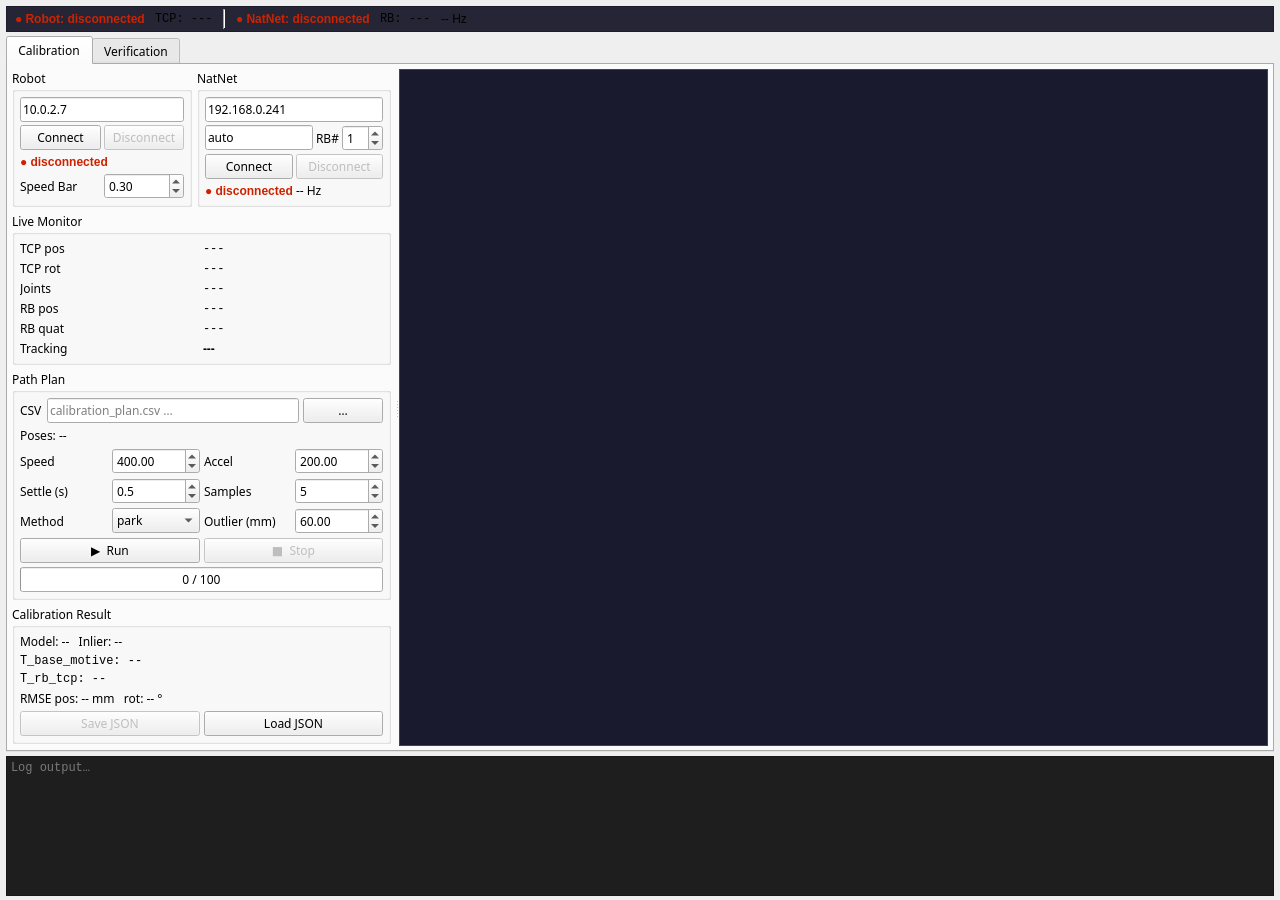
<?xml version="1.0" encoding="UTF-8"?>
<ui version="4.0">
 <author>IAE</author>
 <class>MainWindow</class>
 <widget class="QMainWindow" name="MainWindow">

  <property name="geometry">
   <rect><x>0</x><y>0</y><width>1280</width><height>900</height></rect>
  </property>
  <property name="font">
   <font><family>NanumSquare</family></font>
  </property>
  <property name="windowTitle">
   <string>Calibration &amp; Verification Tool</string>
  </property>

  <widget class="QWidget" name="centralwidget">
   <layout class="QVBoxLayout" name="layout_main">
    <property name="spacing"><number>4</number></property>
    <property name="leftMargin"><number>6</number></property>
    <property name="topMargin"><number>6</number></property>
    <property name="rightMargin"><number>6</number></property>
    <property name="bottomMargin"><number>4</number></property>

    <!-- ═══════════════ GLOBAL STATUS STRIP ═══════════════ -->
    <item>
     <widget class="QFrame" name="frame_status_bar">
      <property name="frameShape"><enum>QFrame::StyledPanel</enum></property>
      <property name="maximumHeight"><number>28</number></property>
      <property name="styleSheet">
       <string>QFrame#frame_status_bar { background: #252535; border-bottom: 1px solid #444; }</string>
      </property>
      <layout class="QHBoxLayout" name="hl_status_bar">
       <property name="spacing"><number>10</number></property>
       <property name="leftMargin"><number>8</number></property>
       <property name="topMargin"><number>2</number></property>
       <property name="rightMargin"><number>8</number></property>
       <property name="bottomMargin"><number>2</number></property>

       <item>
        <widget class="QLabel" name="lbl_hdr_robot_status">
         <property name="text"><string>● Robot: disconnected</string></property>
         <property name="styleSheet"><string>color: #cc2200; font-weight: bold;</string></property>
        </widget>
       </item>
       <item>
        <widget class="QLabel" name="lbl_hdr_tcp">
         <property name="text"><string>TCP: ---</string></property>
         <property name="font"><font><family>Courier New</family><pointsize>9</pointsize></font></property>
        </widget>
       </item>

       <item>
        <widget class="QFrame">
         <property name="frameShape"><enum>QFrame::VLine</enum></property>
         <property name="frameShadow"><enum>QFrame::Sunken</enum></property>
        </widget>
       </item>

       <item>
        <widget class="QLabel" name="lbl_hdr_natnet_status">
         <property name="text"><string>● NatNet: disconnected</string></property>
         <property name="styleSheet"><string>color: #cc2200; font-weight: bold;</string></property>
        </widget>
       </item>
       <item>
        <widget class="QLabel" name="lbl_hdr_rb_pos">
         <property name="text"><string>RB: ---</string></property>
         <property name="font"><font><family>Courier New</family><pointsize>9</pointsize></font></property>
        </widget>
       </item>
       <item>
        <widget class="QLabel" name="lbl_hdr_natnet_fps">
         <property name="text"><string>-- Hz</string></property>
        </widget>
       </item>

       <item>
        <spacer>
         <property name="orientation"><enum>Qt::Horizontal</enum></property>
         <property name="sizeHint" stdset="0"><size><width>40</width><height>20</height></size></property>
        </spacer>
       </item>
      </layout>
     </widget>
    </item>

    <!-- ═══════════════ TAB WIDGET ═══════════════ -->
    <item>
     <widget class="QTabWidget" name="tab_widget">
      <property name="currentIndex"><number>0</number></property>

      <!-- ─────────────────────────────────────────
           TAB 1 · Calibration
           ───────────────────────────────────────── -->
      <widget class="QWidget" name="tab_calibration">
       <attribute name="title"><string>Calibration</string></attribute>
       <layout class="QVBoxLayout" name="vl_calib_tab">
        <property name="spacing"><number>0</number></property>
        <property name="leftMargin"><number>4</number></property>
        <property name="topMargin"><number>4</number></property>
        <property name="rightMargin"><number>4</number></property>
        <property name="bottomMargin"><number>4</number></property>

        <item>
         <widget class="QSplitter" name="splitter_calib">
          <property name="orientation"><enum>Qt::Horizontal</enum></property>

          <!-- ════════════ Left control panel ════════════ -->
          <widget class="QWidget" name="panel_calib_left">
           <property name="minimumWidth"><number>370</number></property>
           <property name="maximumWidth"><number>460</number></property>
           <layout class="QVBoxLayout" name="vl_calib_left">
            <property name="spacing"><number>5</number></property>
            <property name="leftMargin"><number>0</number></property>
            <property name="topMargin"><number>0</number></property>
            <property name="rightMargin"><number>4</number></property>
            <property name="bottomMargin"><number>0</number></property>

            <!-- ── Robot + NatNet side by side ── -->
            <item>
             <layout class="QHBoxLayout" name="hl_conn">
              <property name="spacing"><number>5</number></property>

              <!-- Robot -->
              <item>
               <widget class="QGroupBox" name="grp_robot">
                <property name="title"><string>Robot</string></property>
                <layout class="QVBoxLayout" name="vl_robot">
                 <property name="spacing"><number>3</number></property>
                 <property name="leftMargin"><number>5</number></property>
                 <property name="topMargin"><number>5</number></property>
                 <property name="rightMargin"><number>5</number></property>
                 <property name="bottomMargin"><number>5</number></property>

                 <item>
                  <widget class="QLineEdit" name="edit_robot_ip">
                   <property name="text"><string>10.0.2.7</string></property>
                   <property name="placeholderText"><string>Robot IP</string></property>
                  </widget>
                 </item>

                 <item>
                  <layout class="QHBoxLayout">
                   <item>
                    <widget class="QPushButton" name="btn_robot_connect">
                     <property name="text"><string>Connect</string></property>
                    </widget>
                   </item>
                   <item>
                    <widget class="QPushButton" name="btn_robot_disconnect">
                     <property name="text"><string>Disconnect</string></property>
                     <property name="enabled"><bool>false</bool></property>
                    </widget>
                   </item>
                  </layout>
                 </item>

                 <item>
                  <layout class="QHBoxLayout">
                   <item>
                    <widget class="QLabel" name="lbl_robot_status">
                     <property name="text"><string>● disconnected</string></property>
                     <property name="styleSheet"><string>color: #cc2200; font-weight: bold;</string></property>
                    </widget>
                   </item>
                  </layout>
                 </item>

                 <item>
                  <layout class="QHBoxLayout">
                   <item><widget class="QLabel"><property name="text"><string>Speed Bar</string></property></widget></item>
                   <item>
                    <widget class="QDoubleSpinBox" name="spin_speed_bar">
                     <property name="minimum"><double>0.01</double></property>
                     <property name="maximum"><double>1.0</double></property>
                     <property name="singleStep"><double>0.05</double></property>
                     <property name="decimals"><number>2</number></property>
                     <property name="value"><double>0.30</double></property>
                    </widget>
                   </item>
                  </layout>
                 </item>

                </layout>
               </widget>
              </item>

              <!-- NatNet -->
              <item>
               <widget class="QGroupBox" name="grp_natnet">
                <property name="title"><string>NatNet</string></property>
                <layout class="QVBoxLayout" name="vl_natnet">
                 <property name="spacing"><number>3</number></property>
                 <property name="leftMargin"><number>5</number></property>
                 <property name="topMargin"><number>5</number></property>
                 <property name="rightMargin"><number>5</number></property>
                 <property name="bottomMargin"><number>5</number></property>

                 <item>
                  <widget class="QLineEdit" name="edit_natnet_server">
                   <property name="text"><string>192.168.0.241</string></property>
                   <property name="placeholderText"><string>Server IP</string></property>
                  </widget>
                 </item>

                 <item>
                  <layout class="QHBoxLayout">
                   <item>
                    <widget class="QLineEdit" name="edit_natnet_client">
                     <property name="text"><string>auto</string></property>
                     <property name="placeholderText"><string>Client IP</string></property>
                    </widget>
                   </item>
                   <item><widget class="QLabel"><property name="text"><string>RB#</string></property></widget></item>
                   <item>
                    <widget class="QSpinBox" name="spin_rb_id">
                     <property name="minimum"><number>0</number></property>
                     <property name="maximum"><number>99</number></property>
                     <property name="value"><number>1</number></property>
                     <property name="maximumWidth"><number>50</number></property>
                    </widget>
                   </item>
                  </layout>
                 </item>

                 <item>
                  <layout class="QHBoxLayout">
                   <item>
                    <widget class="QPushButton" name="btn_natnet_connect">
                     <property name="text"><string>Connect</string></property>
                    </widget>
                   </item>
                   <item>
                    <widget class="QPushButton" name="btn_natnet_disconnect">
                     <property name="text"><string>Disconnect</string></property>
                     <property name="enabled"><bool>false</bool></property>
                    </widget>
                   </item>
                  </layout>
                 </item>

                 <item>
                  <layout class="QHBoxLayout">
                   <item>
                    <widget class="QLabel" name="lbl_natnet_status">
                     <property name="text"><string>● disconnected</string></property>
                     <property name="styleSheet"><string>color: #cc2200; font-weight: bold;</string></property>
                    </widget>
                   </item>
                   <item>
                    <widget class="QLabel" name="lbl_natnet_fps">
                     <property name="text"><string>-- Hz</string></property>
                    </widget>
                   </item>
                  </layout>
                 </item>

                </layout>
               </widget>
              </item>

             </layout>
            </item>

            <!-- ── Live Monitor GroupBox ── -->
            <item>
             <widget class="QGroupBox" name="grp_monitor">
              <property name="title"><string>Live Monitor</string></property>
              <layout class="QGridLayout" name="grid_monitor">
               <property name="spacing"><number>3</number></property>
               <property name="leftMargin"><number>5</number></property>
               <property name="topMargin"><number>5</number></property>
               <property name="rightMargin"><number>5</number></property>
               <property name="bottomMargin"><number>5</number></property>

               <item row="0" column="0">
                <widget class="QLabel"><property name="text"><string>TCP pos</string></property></widget>
               </item>
               <item row="0" column="1">
                <widget class="QLabel" name="lbl_tcp_pos">
                 <property name="text"><string>---</string></property>
                 <property name="font"><font><family>Courier New</family><pointsize>9</pointsize></font></property>
                </widget>
               </item>

               <item row="1" column="0">
                <widget class="QLabel"><property name="text"><string>TCP rot</string></property></widget>
               </item>
               <item row="1" column="1">
                <widget class="QLabel" name="lbl_tcp_rot">
                 <property name="text"><string>---</string></property>
                 <property name="font"><font><family>Courier New</family><pointsize>9</pointsize></font></property>
                </widget>
               </item>

               <item row="2" column="0">
                <widget class="QLabel"><property name="text"><string>Joints</string></property></widget>
               </item>
               <item row="2" column="1">
                <widget class="QLabel" name="lbl_joints">
                 <property name="text"><string>---</string></property>
                 <property name="font"><font><family>Courier New</family><pointsize>9</pointsize></font></property>
                </widget>
               </item>

               <item row="3" column="0">
                <widget class="QLabel"><property name="text"><string>RB pos</string></property></widget>
               </item>
               <item row="3" column="1">
                <widget class="QLabel" name="lbl_rb_pos">
                 <property name="text"><string>---</string></property>
                 <property name="font"><font><family>Courier New</family><pointsize>9</pointsize></font></property>
                </widget>
               </item>

               <item row="4" column="0">
                <widget class="QLabel"><property name="text"><string>RB quat</string></property></widget>
               </item>
               <item row="4" column="1">
                <widget class="QLabel" name="lbl_rb_quat">
                 <property name="text"><string>---</string></property>
                 <property name="font"><font><family>Courier New</family><pointsize>9</pointsize></font></property>
                </widget>
               </item>

               <item row="5" column="0">
                <widget class="QLabel"><property name="text"><string>Tracking</string></property></widget>
               </item>
               <item row="5" column="1">
                <widget class="QLabel" name="lbl_rb_tracking">
                 <property name="text"><string>---</string></property>
                 <property name="styleSheet"><string>font-weight: bold;</string></property>
                </widget>
               </item>

              </layout>
             </widget>
            </item>

            <!-- ── Path Plan GroupBox ── -->
            <item>
             <widget class="QGroupBox" name="grp_path_plan">
              <property name="title"><string>Path Plan</string></property>
              <layout class="QVBoxLayout" name="vl_path_plan">
               <property name="spacing"><number>4</number></property>
               <property name="leftMargin"><number>5</number></property>
               <property name="topMargin"><number>5</number></property>
               <property name="rightMargin"><number>5</number></property>
               <property name="bottomMargin"><number>5</number></property>

               <item>
                <layout class="QHBoxLayout">
                 <item><widget class="QLabel"><property name="text"><string>CSV</string></property></widget></item>
                 <item>
                  <widget class="QLineEdit" name="edit_calib_csv">
                   <property name="readOnly"><bool>true</bool></property>
                   <property name="placeholderText"><string>calibration_plan.csv …</string></property>
                  </widget>
                 </item>
                 <item>
                  <widget class="QPushButton" name="btn_browse_calib_csv">
                   <property name="text"><string>…</string></property>
                   <property name="maximumWidth"><number>32</number></property>
                  </widget>
                 </item>
                </layout>
               </item>

               <item>
                <widget class="QLabel" name="lbl_pose_count">
                 <property name="text"><string>Poses: --</string></property>
                </widget>
               </item>

               <item>
                <layout class="QHBoxLayout">
                 <item><widget class="QLabel"><property name="text"><string>Speed</string></property></widget></item>
                 <item>
                  <widget class="QDoubleSpinBox" name="spin_calib_speed">
                   <property name="maximum"><double>2000.0</double></property>
                   <property name="singleStep"><double>50.0</double></property>
                   <property name="value"><double>400.0</double></property>
                  </widget>
                 </item>
                 <item><widget class="QLabel"><property name="text"><string>Accel</string></property></widget></item>
                 <item>
                  <widget class="QDoubleSpinBox" name="spin_calib_accel">
                   <property name="maximum"><double>4000.0</double></property>
                   <property name="singleStep"><double>50.0</double></property>
                   <property name="value"><double>200.0</double></property>
                  </widget>
                 </item>
                </layout>
               </item>

               <item>
                <layout class="QHBoxLayout">
                 <item><widget class="QLabel"><property name="text"><string>Settle (s)</string></property></widget></item>
                 <item>
                  <widget class="QDoubleSpinBox" name="spin_settle_time">
                   <property name="minimum"><double>0.1</double></property>
                   <property name="maximum"><double>10.0</double></property>
                   <property name="singleStep"><double>0.1</double></property>
                   <property name="decimals"><number>1</number></property>
                   <property name="value"><double>0.5</double></property>
                  </widget>
                 </item>
                 <item><widget class="QLabel"><property name="text"><string>Samples</string></property></widget></item>
                 <item>
                  <widget class="QSpinBox" name="spin_sample_count">
                   <property name="minimum"><number>1</number></property>
                   <property name="maximum"><number>30</number></property>
                   <property name="value"><number>5</number></property>
                  </widget>
                 </item>
                </layout>
               </item>

               <item>
                <layout class="QHBoxLayout">
                 <item><widget class="QLabel"><property name="text"><string>Method</string></property></widget></item>
                 <item>
                  <widget class="QComboBox" name="cbx_handeye_method">
                   <item><property name="text"><string>park</string></property></item>
                   <item><property name="text"><string>tsai</string></property></item>
                   <item><property name="text"><string>horaud</string></property></item>
                   <item><property name="text"><string>andreff</string></property></item>
                   <item><property name="text"><string>daniilidis</string></property></item>
                  </widget>
                 </item>
                 <item><widget class="QLabel"><property name="text"><string>Outlier (mm)</string></property></widget></item>
                 <item>
                  <widget class="QDoubleSpinBox" name="spin_outlier_mm">
                   <property name="minimum"><double>0.0</double></property>
                   <property name="maximum"><double>500.0</double></property>
                   <property name="singleStep"><double>5.0</double></property>
                   <property name="value"><double>60.0</double></property>
                  </widget>
                 </item>
                </layout>
               </item>

               <item>
                <layout class="QHBoxLayout">
                 <item>
                  <widget class="QPushButton" name="btn_run_calib">
                   <property name="text"><string>▶  Run</string></property>
                  </widget>
                 </item>
                 <item>
                  <widget class="QPushButton" name="btn_stop_calib">
                   <property name="text"><string>■  Stop</string></property>
                   <property name="enabled"><bool>false</bool></property>
                  </widget>
                 </item>
                </layout>
               </item>

               <item>
                <widget class="QProgressBar" name="progress_calib">
                 <property name="value"><number>0</number></property>
                 <property name="textVisible"><bool>true</bool></property>
                 <property name="format"><string>%v / %m</string></property>
                </widget>
               </item>

              </layout>
             </widget>
            </item>

            <!-- ── Calibration Result GroupBox ── -->
            <item>
             <widget class="QGroupBox" name="grp_calib_result">
              <property name="title"><string>Calibration Result</string></property>
              <layout class="QVBoxLayout" name="vl_calib_result">
               <property name="spacing"><number>4</number></property>
               <property name="leftMargin"><number>5</number></property>
               <property name="topMargin"><number>5</number></property>
               <property name="rightMargin"><number>5</number></property>
               <property name="bottomMargin"><number>5</number></property>

               <item>
                <widget class="QLabel" name="lbl_calib_model">
                 <property name="text"><string>Model: --   Inlier: --</string></property>
                </widget>
               </item>

               <item>
                <widget class="QLabel" name="lbl_calib_t_base_motive">
                 <property name="text"><string>T_base_motive: --</string></property>
                 <property name="font"><font><family>Courier New</family><pointsize>9</pointsize></font></property>
                 <property name="wordWrap"><bool>true</bool></property>
                </widget>
               </item>

               <item>
                <widget class="QLabel" name="lbl_calib_t_rb_tcp">
                 <property name="text"><string>T_rb_tcp: --</string></property>
                 <property name="font"><font><family>Courier New</family><pointsize>9</pointsize></font></property>
                 <property name="wordWrap"><bool>true</bool></property>
                </widget>
               </item>

               <item>
                <widget class="QLabel" name="lbl_calib_rmse">
                 <property name="text"><string>RMSE pos: -- mm   rot: -- °</string></property>
                </widget>
               </item>

               <item>
                <layout class="QHBoxLayout">
                 <item>
                  <widget class="QPushButton" name="btn_save_calib">
                   <property name="text"><string>Save JSON</string></property>
                   <property name="enabled"><bool>false</bool></property>
                  </widget>
                 </item>
                 <item>
                  <widget class="QPushButton" name="btn_load_calib">
                   <property name="text"><string>Load JSON</string></property>
                  </widget>
                 </item>
                </layout>
               </item>

              </layout>
             </widget>
            </item>

            <item>
             <spacer name="spacer_calib_left_v">
              <property name="orientation"><enum>Qt::Vertical</enum></property>
              <property name="sizeHint" stdset="0"><size><width>20</width><height>10</height></size></property>
             </spacer>
            </item>

           </layout>
          </widget>
          <!-- End left panel -->

          <!-- ════════════ Right: 3D trajectory plot ════════════ -->
          <widget class="QWidget" name="widget_calib_plot">
           <property name="sizePolicy">
            <sizepolicy hsizetype="Expanding" vsizetype="Expanding">
             <horstretch>1</horstretch>
             <verstretch>1</verstretch>
            </sizepolicy>
           </property>
           <property name="minimumSize">
            <size><width>400</width><height>300</height></size>
           </property>
           <property name="styleSheet">
            <string>QWidget#widget_calib_plot { background: #1a1a2e; border: 1px solid #444; }</string>
           </property>
           <layout class="QVBoxLayout" name="vl_calib_plot_holder">
            <property name="spacing"><number>0</number></property>
            <property name="leftMargin"><number>0</number></property>
            <property name="topMargin"><number>0</number></property>
            <property name="rightMargin"><number>0</number></property>
            <property name="bottomMargin"><number>0</number></property>
           </layout>
          </widget>

         </widget>
        </item>
       </layout>
      </widget>
      <!-- END TAB 1 (Calibration) -->


      <!-- ─────────────────────────────────────────
           TAB 2 · Verification
           ───────────────────────────────────────── -->
      <widget class="QWidget" name="tab_verification">
       <attribute name="title"><string>Verification</string></attribute>
       <layout class="QVBoxLayout" name="vl_verify_tab">
        <property name="spacing"><number>6</number></property>
        <property name="leftMargin"><number>4</number></property>
        <property name="topMargin"><number>4</number></property>
        <property name="rightMargin"><number>4</number></property>
        <property name="bottomMargin"><number>4</number></property>

        <item>
         <layout class="QHBoxLayout" name="hl_verify_top">
          <property name="spacing"><number>8</number></property>

          <item>
           <widget class="QGroupBox" name="grp_verify_calib">
            <property name="title"><string>Calibration</string></property>
            <property name="maximumWidth"><number>380</number></property>
            <layout class="QVBoxLayout" name="vl_verify_calib">
             <property name="spacing"><number>4</number></property>
             <item>
              <widget class="QLabel" name="lbl_verify_calib_file">
               <property name="text"><string>Not loaded</string></property>
               <property name="styleSheet"><string>color: #888888;</string></property>
               <property name="wordWrap"><bool>true</bool></property>
              </widget>
             </item>
             <item>
              <widget class="QLabel" name="lbl_verify_t_base_motive">
               <property name="text"><string>T_base_motive: --</string></property>
               <property name="font"><font><family>Courier New</family><pointsize>9</pointsize></font></property>
               <property name="wordWrap"><bool>true</bool></property>
              </widget>
             </item>
             <item>
              <widget class="QPushButton" name="btn_verify_load_calib">
               <property name="text"><string>Load JSON</string></property>
              </widget>
             </item>
             <item>
              <spacer>
               <property name="orientation"><enum>Qt::Vertical</enum></property>
               <property name="sizeHint" stdset="0"><size><width>20</width><height>10</height></size></property>
              </spacer>
             </item>
            </layout>
           </widget>
          </item>

          <item>
           <widget class="QGroupBox" name="grp_verify_path">
            <property name="title"><string>Verification Path</string></property>
            <layout class="QVBoxLayout" name="vl_verify_path">
             <property name="spacing"><number>5</number></property>
             <item>
              <layout class="QHBoxLayout">
               <item><widget class="QLabel"><property name="text"><string>CSV</string></property></widget></item>
               <item>
                <widget class="QLineEdit" name="edit_verify_csv">
                 <property name="readOnly"><bool>true</bool></property>
                 <property name="placeholderText"><string>verification_plan.csv …</string></property>
                </widget>
               </item>
               <item>
                <widget class="QPushButton" name="btn_browse_verify_csv">
                 <property name="text"><string>…</string></property>
                 <property name="maximumWidth"><number>32</number></property>
                </widget>
               </item>
              </layout>
             </item>
             <item>
              <layout class="QHBoxLayout">
               <item>
                <widget class="QPushButton" name="btn_run_verify">
                 <property name="text"><string>▶  Run Verification</string></property>
                </widget>
               </item>
               <item>
                <widget class="QPushButton" name="btn_stop_verify">
                 <property name="text"><string>■  Stop</string></property>
                 <property name="enabled"><bool>false</bool></property>
                </widget>
               </item>
              </layout>
             </item>
             <item>
              <widget class="QProgressBar" name="progress_verify">
               <property name="value"><number>0</number></property>
               <property name="format"><string>%v / %m</string></property>
              </widget>
             </item>
             <item>
              <spacer>
               <property name="orientation"><enum>Qt::Vertical</enum></property>
               <property name="sizeHint" stdset="0"><size><width>20</width><height>10</height></size></property>
              </spacer>
             </item>
            </layout>
           </widget>
          </item>

         </layout>
        </item>

        <item>
         <widget class="QSplitter" name="splitter_verify">
          <property name="orientation"><enum>Qt::Vertical</enum></property>

          <widget class="QWidget" name="widget_verify_plot">
           <property name="sizePolicy">
            <sizepolicy hsizetype="Expanding" vsizetype="Expanding">
             <horstretch>0</horstretch>
             <verstretch>3</verstretch>
            </sizepolicy>
           </property>
           <property name="minimumHeight"><number>200</number></property>
           <property name="styleSheet">
            <string>QWidget#widget_verify_plot { background: #1a1a2e; border: 1px solid #444; }</string>
           </property>
           <layout class="QVBoxLayout" name="vl_verify_plot_holder">
            <property name="spacing"><number>0</number></property>
            <property name="leftMargin"><number>0</number></property>
            <property name="topMargin"><number>0</number></property>
            <property name="rightMargin"><number>0</number></property>
            <property name="bottomMargin"><number>0</number></property>
           </layout>
          </widget>

          <widget class="QWidget" name="panel_verify_bottom">
           <property name="sizePolicy">
            <sizepolicy hsizetype="Expanding" vsizetype="Preferred">
             <horstretch>0</horstretch>
             <verstretch>2</verstretch>
            </sizepolicy>
           </property>
           <layout class="QVBoxLayout" name="vl_verify_bottom">
            <property name="spacing"><number>4</number></property>
            <property name="leftMargin"><number>0</number></property>
            <property name="topMargin"><number>4</number></property>
            <property name="rightMargin"><number>0</number></property>
            <property name="bottomMargin"><number>0</number></property>
            <item>
             <layout class="QHBoxLayout">
              <item>
               <widget class="QLabel" name="lbl_verify_rmse">
                <property name="text"><string>RMSE: -- mm</string></property>
                <property name="styleSheet"><string>font-weight: bold;</string></property>
               </widget>
              </item>
              <item>
               <widget class="QLabel" name="lbl_verify_max">
                <property name="text"><string>Max: -- mm</string></property>
               </widget>
              </item>
              <item>
               <widget class="QLabel" name="lbl_verify_mean">
                <property name="text"><string>Mean: -- mm</string></property>
               </widget>
              </item>
              <item>
               <spacer>
                <property name="orientation"><enum>Qt::Horizontal</enum></property>
                <property name="sizeHint" stdset="0"><size><width>40</width><height>20</height></size></property>
               </spacer>
              </item>
              <item>
               <widget class="QPushButton" name="btn_save_verify_csv">
                <property name="text"><string>Save CSV</string></property>
                <property name="enabled"><bool>false</bool></property>
               </widget>
              </item>
             </layout>
            </item>
            <item>
             <widget class="QTableWidget" name="table_verify">
              <property name="columnCount"><number>6</number></property>
              <property name="rowCount"><number>0</number></property>
              <property name="selectionBehavior"><enum>QAbstractItemView::SelectRows</enum></property>
              <property name="editTriggers"><set>QAbstractItemView::NoEditTriggers</set></property>
              <property name="alternatingRowColors"><bool>true</bool></property>
              <property name="sortingEnabled"><bool>false</bool></property>
              <attribute name="horizontalHeaderStretchLastSection"><bool>true</bool></attribute>
              <column><property name="text"><string>#</string></property></column>
              <column><property name="text"><string>Pose</string></property></column>
              <column><property name="text"><string>Pos err (mm)</string></property></column>
              <column><property name="text"><string>Rot err (°)</string></property></column>
              <column><property name="text"><string>TCP pos</string></property></column>
              <column><property name="text"><string>Pred pos</string></property></column>
             </widget>
            </item>
           </layout>
          </widget>

         </widget>
        </item>

       </layout>
      </widget>
      <!-- END TAB 2 (Verification) -->

     </widget>
    </item>

    <!-- ═══════════════ LOG PANEL ═══════════════ -->
    <item>
     <widget class="QPlainTextEdit" name="log_panel">
      <property name="maximumHeight"><number>120</number></property>
      <property name="minimumHeight"><number>80</number></property>
      <property name="readOnly"><bool>true</bool></property>
      <property name="placeholderText"><string>Log output…</string></property>
      <property name="font"><font><family>Courier New</family><pointsize>9</pointsize></font></property>
      <property name="styleSheet">
       <string>QPlainTextEdit { background: #1e1e1e; color: #d4d4d4; }</string>
      </property>
     </widget>
    </item>

   </layout>
  </widget>

 </widget>

</ui>
